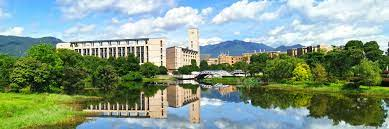
#> input picture fzu.jpg, 389 x 129 px, given in place of fzu.webp, which was not available
$ jupyter execute assignment1.ipynb   (text cells are left out)
#> lines starting #> are read from the running program, lines starting #| are printed output that depends on the picture; long printed decimals are rounded; pictures that were not available may be replaced by others from this repository, and a replacement may not be noted
[cell 1]
import cv2
import numpy as np
from IPython.display import display, Image

if __name__ == "__main__":
    img_path = "fzu.webp"
    img = cv2.imread(img_path)
#> img is the input picture: shape (129, 389, 3); mean B, G, R 135.5, 154.6, 132.3
    # 将图片缩小便于显示观看（双线性插值）
    img_resize = cv2.resize(img, None, fx=0.5, fy=0.5, interpolation=cv2.INTER_LINEAR)
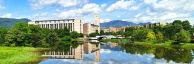
#> img_resize: shape (64, 194, 3); mean B, G, R 135.4, 154.7, 132.4

    # 将图片转为灰度图
    img_gray = cv2.cvtColor(img_resize, cv2.COLOR_RGB2GRAY)
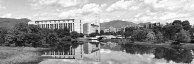
#> img_gray: shape (64, 194); min 6, max 255, mean 146.4

    # 展示原始图片
    display(Image(data=cv2.imencode('.jpg', img_resize)[1].tobytes(), width=800, height=600))

    # 展示灰度图
    display(Image(data=cv2.imencode('.jpg', img_gray)[1].tobytes(), width=800, height=600))

[cell 2]
import cv2
import numpy as np
from IPython.display import display, Image

def rgb_to_xyz(rgb_image):
    # 将RGB图像转换为浮点数类型
    rgb_image = rgb_image.astype(np.float32) / 255.0

    # 定义RGB到XYZ的转换矩阵
    # m = np.array([[0.49, 0.31, 0.jpg2],
    #               [0.17697, 0.8124, 0.01063],
    #               [0, 0.01, 0.99]])
    # m /= 0.17697
    m = np.array([[0.4124, 0.3576, 0.1805],
              [0.2126, 0.7152, 0.0722],
              [0.0193, 0.1192, 0.9505]])
    # RGB到XYZ的转换
    xyz_image = np.dot(rgb_image.reshape(-1, 3), m.T).reshape(rgb_image.shape)
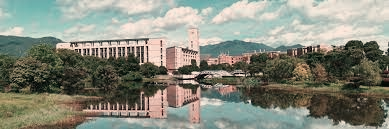
#> xyz_image: shape (129, 389, 3) float64; mean of channels 0, 1, 2 0.53, 0.584, 0.576; drawn with min black and max white

    xyz_image = np.clip(xyz_image * 255, 0, 255).astype(np.uint8)
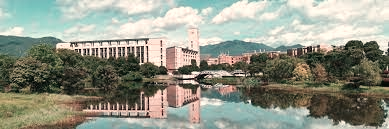
#> xyz_image: shape (129, 389, 3); mean of channels 0, 1, 2 134.5, 148.4, 145.7; drawn as B, G, R

    return xyz_image

if __name__ == "__main__":
    # 读取RGB图像
    rgb_image = cv2.imread("fzu.webp")

    # 将RGB图像转换为XYZ图像
    xyz_image = rgb_to_xyz(rgb_image)

    # 保存XYZ图像
    cv2.imwrite("xyz_image.jpg", xyz_image)
    display(Image(data=cv2.imencode('.jpg', rgb_image)[1].tobytes(), width=800, height=600))
    display(Image(data=cv2.imencode('.jpg', xyz_image)[1].tobytes(), width=800, height=600))

[cell 3]
import cv2
import numpy as np

def image_norms(image):
    # 将图像转换为灰度图像
    gray_image = cv2.cvtColor(image, cv2.COLOR_BGR2GRAY)
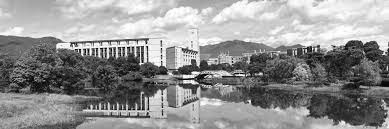
#> gray_image: shape (129, 389); min 0, max 255, mean 145.7

    # 计算图像的0范数
    zero_norm = np.count_nonzero(gray_image)
#> zero_norm = 50180

    # 计算图像的1范数
    one_norm = np.sum(gray_image)
#> one_norm = 7313477

    # 计算图像的2范数
    two_norm = np.linalg.norm(gray_image)
#> two_norm = 36016.8

    # 计算图像的无穷范数
    inf_norm = np.max(gray_image)
#> inf_norm = 255

    return zero_norm, one_norm, two_norm, inf_norm

if __name__ == "__main__":
    # 读取图像
    image = cv2.imread("fzu.webp")

    # 计算图像的范数
    zero_norm, one_norm, two_norm, inf_norm = image_norms(image)
#> zero_norm = 50180; one_norm = 7313477; two_norm = 36016.8; inf_norm = 255

    # 打印结果
    print("0范数:", zero_norm)
#| 0范数: 50180
    print("1范数:", one_norm)
#| 1范数: 7313477
    print("2范数:", two_norm)
#| 2范数: 36016.818
    print("无穷范数:", inf_norm)
#| 无穷范数: 255

[cell 4]
import cv2
from PIL import Image
from IPython.display import display
import numpy as np

if __name__ == "__main__":
    # 读取图像
    image = cv2.imread("fzu.webp")

    # 构建高斯金字塔
    pyramid = []
    pyramid.append(image)
    for i in range(3):
        image = cv2.pyrDown(image)
        pyramid.append(image)
#> this loop made 3 passes
#> pass 1, `image = cv2.pyrDown(image)`:
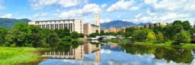
#> image: shape (65, 195, 3); mean B, G, R 136, 154.9, 132.5
#> pass 2, `image = cv2.pyrDown(image)`:
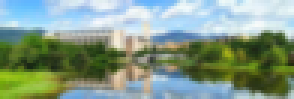
#> image: shape (33, 98, 3) (shown 3 times larger); mean B, G, R 136.9, 155.4, 132.8
#> after the loop, pyramid = 4 items

    # 显示结果
    for i, level in enumerate(pyramid):
        # 将OpenCV图像转换为PIL图像
        pil_image = Image.fromarray(cv2.cvtColor(level, cv2.COLOR_BGR2RGB))
        # 在Jupyter Notebook中显示图像
        display(pil_image)
#> this loop made 4 passes
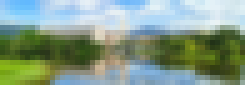
#> pil_image: PIL image 49x17 RGB (shown 5 times larger); mean R, G, B 133.4, 156.3, 138.4

$ run again, with selfie1.jpg copied over fzu.jpg
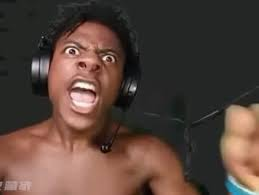
#> input picture selfie1.jpg, 259 x 195 px, given in place of fzu.webp, which was not available
#> img is the input picture: shape (195, 259, 3); mean B, G, R 59.1, 67.4, 86.5
#> in image_norms, `gray_image = cv2.cvtColor(image, cv2.COLOR_BGR2GRAY)`:
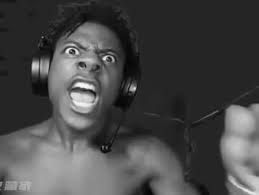
#> gray_image: shape (195, 259); min 2, max 250, mean 72.1
#> in image_norms, `zero_norm = np.count_nonzero(gray_image)`: zero_norm = 50505
#> in image_norms, `one_norm = np.sum(gray_image)`: one_norm = 3639951
#> in image_norms, `two_norm = np.linalg.norm(gray_image)`: two_norm = 19642.5
#> in image_norms, `inf_norm = np.max(gray_image)`: inf_norm = 250
#> `zero_norm, one_norm, two_norm, inf_norm = image_norms(image)`: zero_norm = 50505; one_norm = 3639951; two_norm = 19642.5; inf_norm = 250
#| 0范数: 50505
#| 1范数: 3639951
#| 2范数: 19642.486
#| 无穷范数: 250
#> the loop `for i in range(3):` made 3 passes
#> pass 3, `image = cv2.pyrDown(image)`:
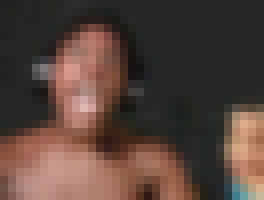
#> image: shape (25, 33, 3) (shown 8 times larger); mean B, G, R 58.9, 67.1, 85.8
#> after the loop `for i in range(3):`: pyramid = 4 items
#> the loop `for i, level in enumerate(pyramid):` made 4 passes
